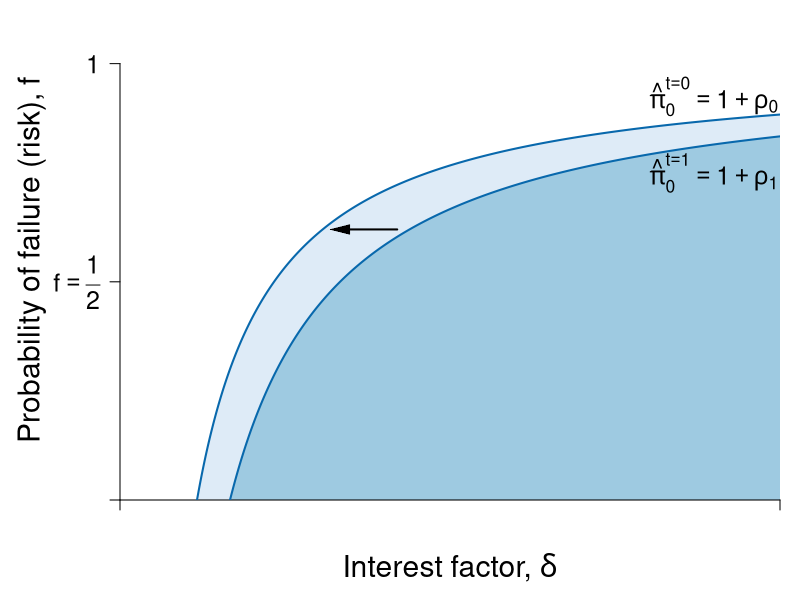

The R source for this figure:
#' Graph Designer: Scott Cohn
#' Authors: Bowles and Halliday
#' Title: Coordination, Conflict and Competition: A Text in Microeconomics

library(shape)
pdf(file = "credit/credit_investment_macro_a.pdf", width = 8, height = 6)

#Set parameters for graphics
pointsize <- 1.8
axislabelsize <- 1.8
labelsize <- 1.5
namesize <- 1.8
annotatesize <- 1.5
graphlinewidth <- 2
segmentlinewidth <- 1.5

COL <- c("#7fc97f", "#beaed4", "#fdc086", "#ffff99", "#386cb0", "#f0027f", "#bf5b17", "#666666")
COLA <- c("#e0f3db", "#99d8c9","#66c2a4","#41ae76", "#238b45", "#005824")
COLB <- c("#c6dbef", "#4eb3d3", "#2b8cbe", "#0868ac","#084081")
COLC <- c("#fcfbfd", "#efedf5", "#dadaeb", "#bcbddc", "#9e9ac8", "#807dba", "#6a51a3", "#54278f", "#3f007d")
grays <- gray.colors(25, start = 1, end = 0, alpha = 1)

#Edited the margins to cater for the larger LHS labels
par(mar =  c(5, 6, 1, 1))

brfFn <- function(delta, q = 1, k = 1) {
  .5 + (delta / (2 * q)) * (1 - k)
}

PCFn <- function(delta, q = 1) {
  delta/q
}

isoreturnFn <- function(delta, pi = 0.125) {
  1 - (pi)/delta
}

yFn <- function(d1, f1, q = 1){
  q*f1*(1 - f1) - d1*(1 - f1)
}

ylow <- function(delta, q = 1, ybar = 0.0625){
  (-sqrt(delta^2 - 2*delta*q + q^2 - 4*q*ybar) + delta + q)/(2*q)
}

yhigh <- function(delta, q = 1, ybar = 0.0625){
  (sqrt(delta^2 - 2*delta*q + q^2 - 4*q*ybar) + delta + q)/(2*q)
}

xlims <- c(0, 1.5)
ylims <- c(0, 1.1)

npts <- 501 
d1 <- seq(xlims[1], xlims[2], length.out = npts)
f1 <- seq(ylims[1], ylims[2], length.out = npts) 
a <- c(0.0625)

plot(0, 0, xlim = xlims, ylim = ylims, type = "n",
     xlab = expression(paste("")),
     ylab = expression(paste("")), 
     xaxt = "n", 
     yaxt = "n", 
     cex.lab = axislabelsize, 
     bty = "n",
     xaxs = "i", 
     yaxs = "i"
)


ticksy <- c(ylims[1], 0.5, ylims[2] - 0.1)
ylabels <- c(NA, expression(paste(f == frac(1,2))), 1)
ticksx <- c(xlims[1],NA, NA, xlims[2])
xlabels <- c(NA, NA, NA, NA)


npts <- 503 
xx1 <- seq(xlims[1], xlims[2], length.out = npts)


# Polygon
COLD <- c("#deebf7", "#9ecae1")
xpoly <- seq(from = 0.175, to = xlims[2], length.out = 500)
ypoly <- isoreturnFn(xpoly, pi = 0.175)
polygon(x = xpoly, y = ypoly, col = COLD[1], density = NULL, border = NA)

xpoly1 <- c(0.175, xlims[2], xlims[2])
ypoly1 <- c(0, 0, isoreturnFn(xlims[2], pi = 0.175))
polygon(x = xpoly1, y = ypoly1, col = COLD[1], density = NULL, border = NA)

xpoly2 <- seq(from = 0.25, to = xlims[2], length.out = 500)
ypoly2 <- isoreturnFn(xpoly2, pi = 0.25)
polygon(x = xpoly2, y = ypoly2, col = COLD[2], density = NULL, border = NA)

xpoly3 <- c(0.25, xlims[2], xlims[2])
ypoly3 <- c(0, 0, isoreturnFn(xlims[2], pi = 0.25))
polygon(x = xpoly3, y = ypoly3, col = COLD[2], density = NULL, border = NA)

segments(0.25, 0, xlims[2], isoreturnFn(xlims[2], pi = 0.25), col = COLD[2])

axis(1, at = ticksx, pos = 0, labels = xlabels, cex.axis = labelsize)
axis(2, at = ticksy, pos = 0, labels = ylabels, las = 1, cex.axis = labelsize)


#Draw the graphs
# lines(xx1, brfFn(xx1, k = 0.28), col = COLA[4], lwd = graphlinewidth)
# lines(xx1, brfFn(xx1, k = 0.5), col = COLA[4], lwd = graphlinewidth)
# lines(xx1, brfFn(xx1, k = 0.75), col = COLA[4], lwd = graphlinewidth)
lines(xx1, isoreturnFn(xx1, pi = 0.175), col = COLB[4], lwd = graphlinewidth)
lines(xx1, isoreturnFn(xx1, pi = 0.25), col = COLB[4], lwd = graphlinewidth)
#lines(xx1, isoreturnFn(xx1, pi = 0.5), col = COLB[4], lwd = graphlinewidth)


#Axis labels
mtext(expression(paste("Interest factor, ", delta)), side = 1, line = 3.3, cex = axislabelsize)
text(-0.2, 0.5*(ylims[2]), expression(paste("Probability of failure (risk), ", f)), xpd = TRUE, cex = axislabelsize, srt = 90) 

#segments(0.39, -1, 0.39, brfFn(0.39, k = 0.75), lty = 2, col = grays[20] , lwd = segmentlinewidth)
#points(0.39, brfFn(0.39, k = 0.75), pch = 16, col = "black", cex = 1.5)
#text(0.39 + 0.025, brfFn(0.39, k = 0.75) - 0.03, expression(paste(b)), cex = labelsize)

#segments(1, -1, 1, brfFn(delta = 1, k = 0.5), lty = 2, col = grays[20] , lwd = segmentlinewidth)
#points(1, brfFn(1, k = 0.5), pch = 16, col = "black", cex = 1.5)
# text(1, brfFn(1, k = 0.5) + 0.04, expression(paste(n)), cex = labelsize)

#segments(.59, -1, 0.59, brfFn(delta = 0.59, k = 0.75), lty = 2, col = grays[20] , lwd = segmentlinewidth)
#points(0.59, brfFn(0.59, k = 0.75), pch = 16, col = "black", cex = 1.5)
#text(0.59 + 0.025, brfFn(0.59, k = 0.75) - 0.03, expression(paste(a)), cex = labelsize)

#segments(.7, -1, 0.7, brfFn(delta = 0.7, k = 0.28), lty = 2, col = grays[20] , lwd = segmentlinewidth)
#points(0.7, brfFn(0.7, k = 0.28), pch = 16, col = "black", cex = 1.5)

# ZPC
text(1.35, 0.925, expression(paste(hat(pi)[0]^{t==0} == 1 + rho[0])), cex = labelsize, xpd = TRUE)
text(1.35, 0.75, expression(paste(hat(pi)[0]^{t==1} == 1 + rho[1])), cex = labelsize, xpd = TRUE)

# text(1.1, 1.08, expression(paste("BRF of previously excluded")), cex = labelsize, xpd = TRUE)
# text(1.1, 1.02, expression(paste("now marginal borrower")), cex = labelsize, xpd = TRUE)
# Arrows(1.1, 0.98, 1.1, 0.92, col = "black", lty = 1, lwd = 2, arr.type = "triangle", arr.lwd = 0.5)
# 
# text(1.1, 0.5, expression(paste("BRF of")), cex = labelsize)
# text(1.1, 0.44, expression(paste("wealthy borrower")), cex = labelsize)
# Arrows(1.1, 0.53, 1.1, 0.6, col = "black", lty = 1, lwd = 2, arr.type = "triangle", arr.lwd = 0.5)
# 
# 
# text(0.6, 0.91, expression(paste("BRF of previously")), cex = labelsize)
# text(0.6, 0.85, expression(paste("marginal borrower")), cex = labelsize)
# Arrows(0.6, 0.82, 0.6, 0.68, col = "black", lty = 1, lwd = 2, arr.type = "triangle", arr.lwd = 0.5)

#text(0.49, 0.15, expression(paste("Policy")), cex = labelsize)
#text(0.49, 0.09, expression(paste("Change")), cex = labelsize)
Arrows(0.63, 0.62, 0.5, 0.62, col = "black", lty = 1, lwd = 2, arr.type = "triangle", arr.lwd = 0.5)


dev.off()
